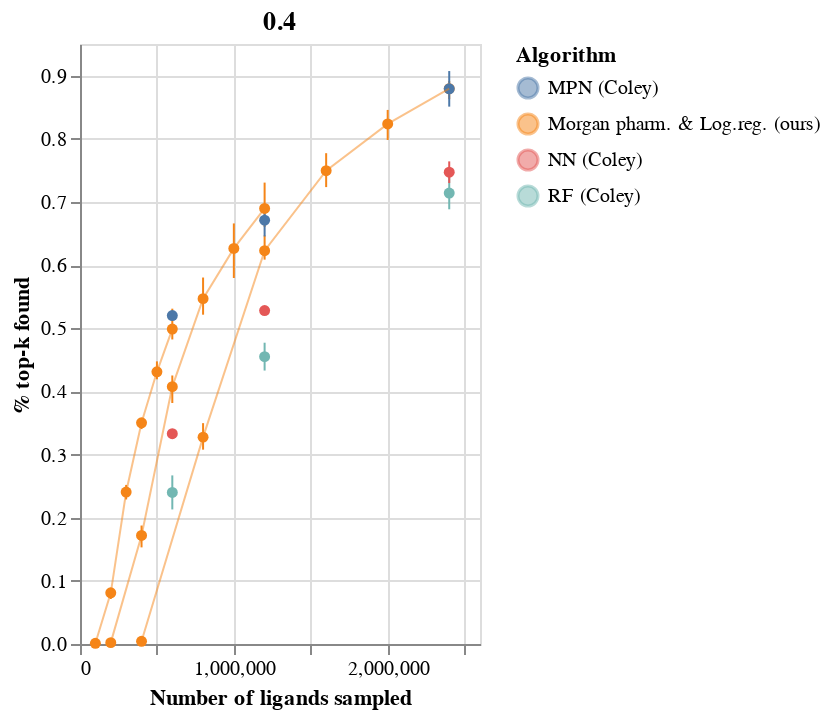

Notebook code for this chart:
### Code cell
chs[0]+chs[1]+chs[2]

### Figure 1 — Vega-Lite specification as saved in the notebook (floating-point values rounded to 4 significant figures)
{"config": {"view": {"continuousWidth": 400, "continuousHeight": 300}}, "layer": [{"mark": {"type": "errorbar", "extent": "ci"}, "encoding": {"color": {"type": "nominal", "field": "Algorithm"}, "x": {"type": "quantitative", "field": "N ligands explored", "scale": {"domain": [0, 2410000]}, "title": "Number of ligands sampled"}, "y": {"type": "quantitative", "field": "% top-k found", "scale": {"domain": [0, 0.95]}}}}, {"mark": {"type": "point", "color": "black", "filled": true}, "encoding": {"color": {"type": "nominal", "field": "Algorithm"}, "x": {"type": "quantitative", "field": "N ligands explored"}, "y": {"type": "quantitative", "aggregate": "mean", "field": "% top-k found", "scale": {"domain": [0, 0.95]}}}}, {"mark": {"type": "line", "color": "black", "opacity": 0.5, "size": 1}, "encoding": {"color": {"type": "nominal", "field": "Algorithm"}, "x": {"type": "quantitative", "field": "N ligands explored"}, "y": {"type": "quantitative", "aggregate": "mean", "field": "% top-k found", "scale": {"domain": [0, 0.95]}}}}, {"layer": [{"mark": {"type": "errorbar", "extent": "ci"}, "encoding": {"color": {"type": "nominal", "field": "Algorithm"}, "x": {"type": "quantitative", "field": "N ligands explored", "scale": {"domain": [0, 1210000]}, "title": "Number of ligands sampled"}, "y": {"type": "quantitative", "field": "% top-k found", "scale": {"domain": [0, 0.95]}}}}, {"mark": {"type": "point", "color": "black", "filled": true}, "encoding": {"color": {"type": "nominal", "field": "Algorithm"}, "x": {"type": "quantitative", "field": "N ligands explored"}, "y": {"type": "quantitative", "aggregate": "mean", "field": "% top-k found", "scale": {"domain": [0, 0.95]}}}}, {"mark": {"type": "line", "color": "black", "opacity": 0.5, "size": 1}, "encoding": {"color": {"type": "nominal", "field": "Algorithm"}, "x": {"type": "quantitative", "field": "N ligands explored"}, "y": {"type": "quantitative", "aggregate": "mean", "field": "% top-k found", "scale": {"domain": [0, 0.95]}}}}], "data": {"name": "data-7455ae1cdda928ca2d8cb4528a4807b2"}, "title": "0.2", "width": 200}, {"layer": [{"mark": {"type": "errorbar", "extent": "ci"}, "encoding": {"color": {"type": "nominal", "field": "Algorithm"}, "x": {"type": "quantitative", "field": "N ligands explored", "scale": {"domain": [0, 610000]}, "title": "Number of ligands sampled"}, "y": {"type": "quantitative", "field": "% top-k found", "scale": {"domain": [0, 0.95]}}}}, {"mark": {"type": "point", "color": "black", "filled": true}, "encoding": {"color": {"type": "nominal", "field": "Algorithm"}, "x": {"type": "quantitative", "field": "N ligands explored"}, "y": {"type": "quantitative", "aggregate": "mean", "field": "% top-k found", "scale": {"domain": [0, 0.95]}}}}, {"mark": {"type": "line", "color": "black", "opacity": 0.5, "size": 1}, "encoding": {"color": {"type": "nominal", "field": "Algorithm"}, "x": {"type": "quantitative", "field": "N ligands explored"}, "y": {"type": "quantitative", "aggregate": "mean", "field": "% top-k found", "scale": {"domain": [0, 0.95]}}}}], "data": {"name": "data-0c01a76e22be92105ddc77feeec60061"}, "title": "0.1", "width": 200}], "data": {"name": "data-088d808d9d564587e1089f10a2fd406a"}, "title": "0.4", "width": 200, "$schema": "https://vega.github.io/schema/vega-lite/v4.8.1.json", "datasets": {"data-088d808d9d564587e1089f10a2fd406a": [{"Unnamed: 0": 0.0, "Algorithm": "Morgan pharm. & Log.reg. (ours)", "Training size": 400000, "N ligands explored": 400000, "% top-k found": 0.0037}, {"Unnamed: 0": 1.0, "Algorithm": "Morgan pharm. & Log.reg. (ours)", "Training size": 400000, "N ligands explored": 800000, "% top-k found": 0.3077}, {"Unnamed: 0": 2.0, "Algorithm": "Morgan pharm. & Log.reg. (ours)", "Training size": 400000, "N ligands explored": 1200000, "% top-k found": 0.6086}, {"Unnamed: 0": 3.0, "Algorithm": "Morgan pharm. & Log.reg. (ours)", "Training size": 400000, "N ligands explored": 1600000, "% top-k found": 0.7478}, {"Unnamed: 0": 4.0, "Algorithm": "Morgan pharm. & Log.reg. (ours)", "Training size": 400000, "N ligands explored": 2000000, "% top-k found": 0.8267}, {"Unnamed: 0": 5.0, "Algorithm": "Morgan pharm. & Log.reg. (ours)", "Training size": 400000, "N ligands explored": 2400000, "% top-k found": 0.8914}, {"Unnamed: 0": 18.0, "Algorithm": "Morgan pharm. & Log.reg. (ours)", "Training size": 400000, "N ligands explored": 400000, "% top-k found": 0.00448}, {"Unnamed: 0": 19.0, "Algorithm": "Morgan pharm. & Log.reg. (ours)", "Training size": 400000, "N ligands explored": 800000, "% top-k found": 0.3252}, {"Unnamed: 0": 20.0, "Algorithm": "Morgan pharm. & Log.reg. (ours)", "Training size": 400000, "N ligands explored": 1200000, "% top-k found": 0.6125}, {"Unnamed: 0": 21.0, "Algorithm": "Morgan pharm. & Log.reg. (ours)", "Training size": 400000, "N ligands explored": 1600000, "% top-k found": 0.7234}, {"Unnamed: 0": 22.0, "Algorithm": "Morgan pharm. & Log.reg. (ours)", "Training size": 400000, "N ligands explored": 2000000, "% top-k found": 0.798}, {"Unnamed: 0": 23.0, "Algorithm": "Morgan pharm. & Log.reg. (ours)", "Training size": 400000, "N ligands explored": 2400000, "% top-k found": 0.8627}, {"Unnamed: 0": 36.0, "Algorithm": "Morgan pharm. & Log.reg. (ours)", "Training size": 400000, "N ligands explored": 400000, "% top-k found": 0.00448}, {"Unnamed: 0": 37.0, "Algorithm": "Morgan pharm. & Log.reg. (ours)", "Training size": 400000, "N ligands explored": 800000, "% top-k found": 0.3497}, {"Unnamed: 0": 38.0, "Algorithm": "Morgan pharm. & Log.reg. (ours)", "Training size": 400000, "N ligands explored": 1200000, "% top-k found": 0.647}, {"Unnamed: 0": 39.0, "Algorithm": "Morgan pharm. & Log.reg. (ours)", "Training size": 400000, "N ligands explored": 1600000, "% top-k found": 0.7771}, {"Unnamed: 0": 40.0, "Algorithm": "Morgan pharm. & Log.reg. (ours)", "Training size": 400000, "N ligands explored": 2000000, "% top-k found": 0.8456}, {"Unnamed: 0": 41.0, "Algorithm": "Morgan pharm. & Log.reg. (ours)", "Training size": 400000, "N ligands explored": 2400000, "% top-k found": 0.8836}, {"Unnamed: 0": null, "Algorithm": "RF (Coley)", "Training size": 400000, "N ligands explored": 2400000, "% top-k found": 0.6883}, {"Unnamed: 0": null, "Algorithm": "RF (Coley)", "Training size": 400000, "N ligands explored": 2400000, "% top-k found": 0.714}, {"Unnamed: 0": null, "Algorithm": "RF (Coley)", "Training size": 400000, "N ligands explored": 2400000, "% top-k found": 0.7397}, {"Unnamed: 0": null, "Algorithm": "NN (Coley)", "Training size": 400000, "N ligands explored": 2400000, "% top-k found": 0.7299}, {"Unnamed: 0": null, "Algorithm": "NN (Coley)", "Training size": 400000, "N ligands explored": 2400000, "% top-k found": 0.747}, {"Unnamed: 0": null, "Algorithm": "NN (Coley)", "Training size": 400000, "N ligands explored": 2400000, "% top-k found": 0.7641}, {"Unnamed: 0": null, "Algorithm": "MPN (Coley)", "Training size": 400000, "N ligands explored": 2400000, "% top-k found": 0.8508}, {"Unnamed: 0": null, "Algorithm": "MPN (Coley)", "Training size": 400000, "N ligands explored": 2400000, "% top-k found": 0.879}, {"Unnamed: 0": null, "Algorithm": "MPN (Coley)", "Training size": 400000, "N ligands explored": 2400000, "% top-k found": 0.9072}], "data-7455ae1cdda928ca2d8cb4528a4807b2": [{"Unnamed: 0": 6.0, "Algorithm": "Morgan pharm. & Log.reg. (ours)", "Training size": 200000, "N ligands explored": 200000, "% top-k found": 0.00178}, {"Unnamed: 0": 7.0, "Algorithm": "Morgan pharm. & Log.reg. (ours)", "Training size": 200000, "N ligands explored": 400000, "% top-k found": 0.153}, {"Unnamed: 0": 8.0, "Algorithm": "Morgan pharm. & Log.reg. (ours)", "Training size": 200000, "N ligands explored": 600000, "% top-k found": 0.3816}, {"Unnamed: 0": 9.0, "Algorithm": "Morgan pharm. & Log.reg. (ours)", "Training size": 200000, "N ligands explored": 800000, "% top-k found": 0.5052}, {"Unnamed: 0": 10.0, "Algorithm": "Morgan pharm. & Log.reg. (ours)", "Training size": 200000, "N ligands explored": 1000000, "% top-k found": 0.5795}, {"Unnamed: 0": 11.0, "Algorithm": "Morgan pharm. & Log.reg. (ours)", "Training size": 200000, "N ligands explored": 1200000, "% top-k found": 0.6425}, {"Unnamed: 0": 24.0, "Algorithm": "Morgan pharm. & Log.reg. (ours)", "Training size": 200000, "N ligands explored": 200000, "% top-k found": 0.0022}, {"Unnamed: 0": 25.0, "Algorithm": "Morgan pharm. & Log.reg. (ours)", "Training size": 200000, "N ligands explored": 400000, "% top-k found": 0.175}, {"Unnamed: 0": 26.0, "Algorithm": "Morgan pharm. & Log.reg. (ours)", "Training size": 200000, "N ligands explored": 600000, "% top-k found": 0.4158}, {"Unnamed: 0": 27.0, "Algorithm": "Morgan pharm. & Log.reg. (ours)", "Training size": 200000, "N ligands explored": 800000, "% top-k found": 0.555}, {"Unnamed: 0": 28.0, "Algorithm": "Morgan pharm. & Log.reg. (ours)", "Training size": 200000, "N ligands explored": 1000000, "% top-k found": 0.6335}, {"Unnamed: 0": 29.0, "Algorithm": "Morgan pharm. & Log.reg. (ours)", "Training size": 200000, "N ligands explored": 1200000, "% top-k found": 0.6957}, {"Unnamed: 0": 42.0, "Algorithm": "Morgan pharm. & Log.reg. (ours)", "Training size": 200000, "N ligands explored": 200000, "% top-k found": 0.00254}, {"Unnamed: 0": 43.0, "Algorithm": "Morgan pharm. & Log.reg. (ours)", "Training size": 200000, "N ligands explored": 400000, "% top-k found": 0.1876}, {"Unnamed: 0": 44.0, "Algorithm": "Morgan pharm. & Log.reg. (ours)", "Training size": 200000, "N ligands explored": 600000, "% top-k found": 0.4252}, {"Unnamed: 0": 45.0, "Algorithm": "Morgan pharm. & Log.reg. (ours)", "Training size": 200000, "N ligands explored": 800000, "% top-k found": 0.5802}, {"Unnamed: 0": 46.0, "Algorithm": "Morgan pharm. & Log.reg. (ours)", "Training size": 200000, "N ligands explored": 1000000, "% top-k found": 0.6659}, {"Unnamed: 0": 47.0, "Algorithm": "Morgan pharm. & Log.reg. (ours)", "Training size": 200000, "N ligands explored": 1200000, "% top-k found": 0.7306}, {"Unnamed: 0": null, "Algorithm": "RF (Coley)", "Training size": 200000, "N ligands explored": 1200000, "% top-k found": 0.433}, {"Unnamed: 0": null, "Algorithm": "RF (Coley)", "Training size": 200000, "N ligands explored": 1200000, "% top-k found": 0.455}, {"Unnamed: 0": null, "Algorithm": "RF (Coley)", "Training size": 200000, "N ligands explored": 1200000, "% top-k found": 0.477}, {"Unnamed: 0": null, "Algorithm": "NN (Coley)", "Training size": 200000, "N ligands explored": 1200000, "% top-k found": 0.5219}, {"Unnamed: 0": null, "Algorithm": "NN (Coley)", "Training size": 200000, "N ligands explored": 1200000, "% top-k found": 0.528}, {"Unnamed: 0": null, "Algorithm": "NN (Coley)", "Training size": 200000, "N ligands explored": 1200000, "% top-k found": 0.5341}, {"Unnamed: 0": null, "Algorithm": "MPN (Coley)", "Training size": 200000, "N ligands explored": 1200000, "% top-k found": 0.6453}, {"Unnamed: 0": null, "Algorithm": "MPN (Coley)", "Training size": 200000, "N ligands explored": 1200000, "% top-k found": 0.671}, {"Unnamed: 0": null, "Algorithm": "MPN (Coley)", "Training size": 200000, "N ligands explored": 1200000, "% top-k found": 0.6967}], "data-0c01a76e22be92105ddc77feeec60061": [{"Unnamed: 0": 12.0, "Algorithm": "Morgan pharm. & Log.reg. (ours)", "Training size": 100000, "N ligands explored": 100000, "% top-k found": 0.00094}, {"Unnamed: 0": 13.0, "Algorithm": "Morgan pharm. & Log.reg. (ours)", "Training size": 100000, "N ligands explored": 200000, "% top-k found": 0.07122}, {"Unnamed: 0": 14.0, "Algorithm": "Morgan pharm. & Log.reg. (ours)", "Training size": 100000, "N ligands explored": 300000, "% top-k found": 0.2289}, {"Unnamed: 0": 15.0, "Algorithm": "Morgan pharm. & Log.reg. (ours)", "Training size": 100000, "N ligands explored": 400000, "% top-k found": 0.3403}, {"Unnamed: 0": 16.0, "Algorithm": "Morgan pharm. & Log.reg. (ours)", "Training size": 100000, "N ligands explored": 500000, "% top-k found": 0.4191}, {"Unnamed: 0": 17.0, "Algorithm": "Morgan pharm. & Log.reg. (ours)", "Training size": 100000, "N ligands explored": 600000, "% top-k found": 0.4822}, {"Unnamed: 0": 30.0, "Algorithm": "Morgan pharm. & Log.reg. (ours)", "Training size": 100000, "N ligands explored": 100000, "% top-k found": 0.00116}, {"Unnamed: 0": 31.0, "Algorithm": "Morgan pharm. & Log.reg. (ours)", "Training size": 100000, "N ligands explored": 200000, "% top-k found": 0.08806}, {"Unnamed: 0": 32.0, "Algorithm": "Morgan pharm. & Log.reg. (ours)", "Training size": 100000, "N ligands explored": 300000, "% top-k found": 0.2519}, {"Unnamed: 0": 33.0, "Algorithm": "Morgan pharm. & Log.reg. (ours)", "Training size": 100000, "N ligands explored": 400000, "% top-k found": 0.3532}, {"Unnamed: 0": 34.0, "Algorithm": "Morgan pharm. & Log.reg. (ours)", "Training size": 100000, "N ligands explored": 500000, "% top-k found": 0.4263}, {"Unnamed: 0": 35.0, "Algorithm": "Morgan pharm. & Log.reg. (ours)", "Training size": 100000, "N ligands explored": 600000, "% top-k found": 0.4829}, {"Unnamed: 0": 48.0, "Algorithm": "Morgan pharm. & Log.reg. (ours)", "Training size": 100000, "N ligands explored": 100000, "% top-k found": 0.00118}, {"Unnamed: 0": 49.0, "Algorithm": "Morgan pharm. & Log.reg. (ours)", "Training size": 100000, "N ligands explored": 200000, "% top-k found": 0.08394}, {"Unnamed: 0": 50.0, "Algorithm": "Morgan pharm. & Log.reg. (ours)", "Training size": 100000, "N ligands explored": 300000, "% top-k found": 0.2411}, {"Unnamed: 0": 51.0, "Algorithm": "Morgan pharm. & Log.reg. (ours)", "Training size": 100000, "N ligands explored": 400000, "% top-k found": 0.357}, {"Unnamed: 0": 52.0, "Algorithm": "Morgan pharm. & Log.reg. (ours)", "Training size": 100000, "N ligands explored": 500000, "% top-k found": 0.4475}, {"Unnamed: 0": 53.0, "Algorithm": "Morgan pharm. & Log.reg. (ours)", "Training size": 100000, "N ligands explored": 600000, "% top-k found": 0.5309}, {"Unnamed: 0": null, "Algorithm": "RF (Coley)", "Training size": 100000, "N ligands explored": 600000, "% top-k found": 0.2131}, {"Unnamed: 0": null, "Algorithm": "RF (Coley)", "Training size": 100000, "N ligands explored": 600000, "% top-k found": 0.24}, {"Unnamed: 0": null, "Algorithm": "RF (Coley)", "Training size": 100000, "N ligands explored": 600000, "% top-k found": 0.2669}, {"Unnamed: 0": null, "Algorithm": "NN (Coley)", "Training size": 100000, "N ligands explored": 600000, "% top-k found": 0.3293}, {"Unnamed: 0": null, "Algorithm": "NN (Coley)", "Training size": 100000, "N ligands explored": 600000, "% top-k found": 0.333}, {"Unnamed: 0": null, "Algorithm": "NN (Coley)", "Training size": 100000, "N ligands explored": 600000, "% top-k found": 0.3367}, {"Unnamed: 0": null, "Algorithm": "MPN (Coley)", "Training size": 100000, "N ligands explored": 600000, "% top-k found": 0.5139}, {"Unnamed: 0": null, "Algorithm": "MPN (Coley)", "Training size": 100000, "N ligands explored": 600000, "% top-k found": 0.52}, {"Unnamed: 0": null, "Algorithm": "MPN (Coley)", "Training size": 100000, "N ligands explored": 600000, "% top-k found": 0.5261}]}}
